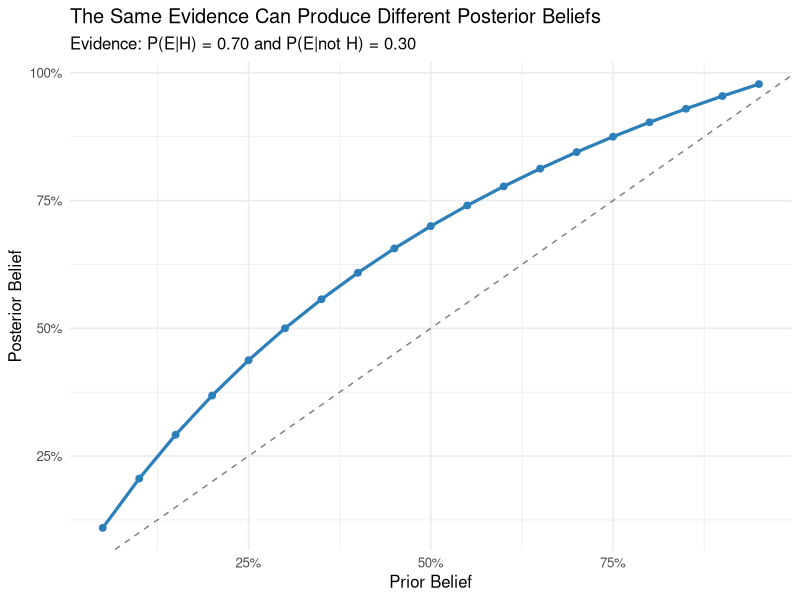
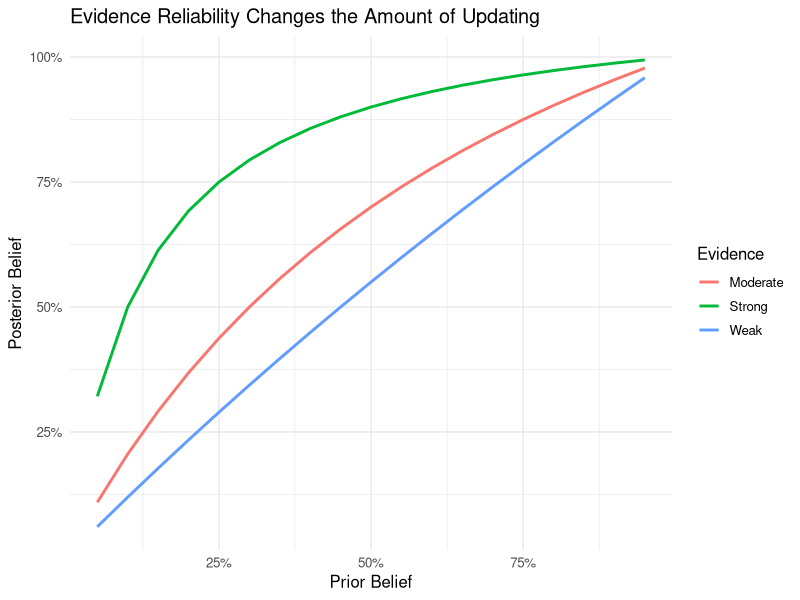
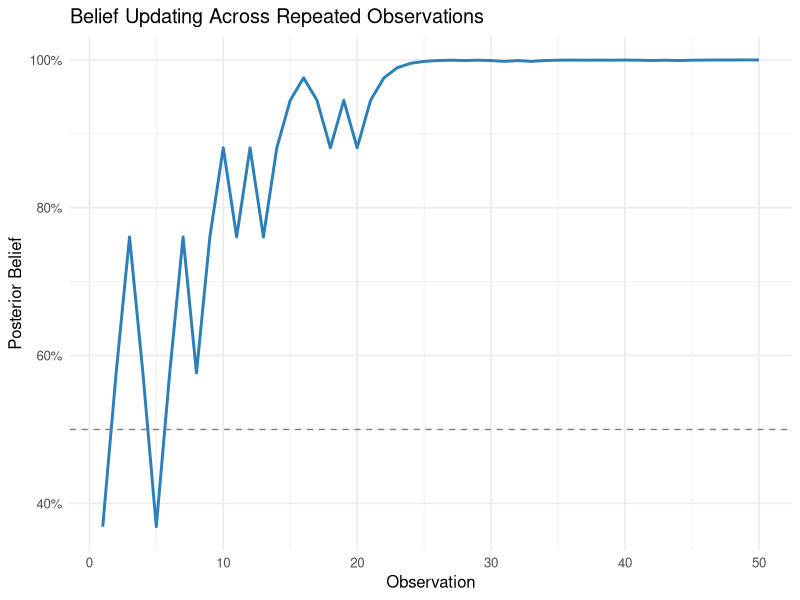
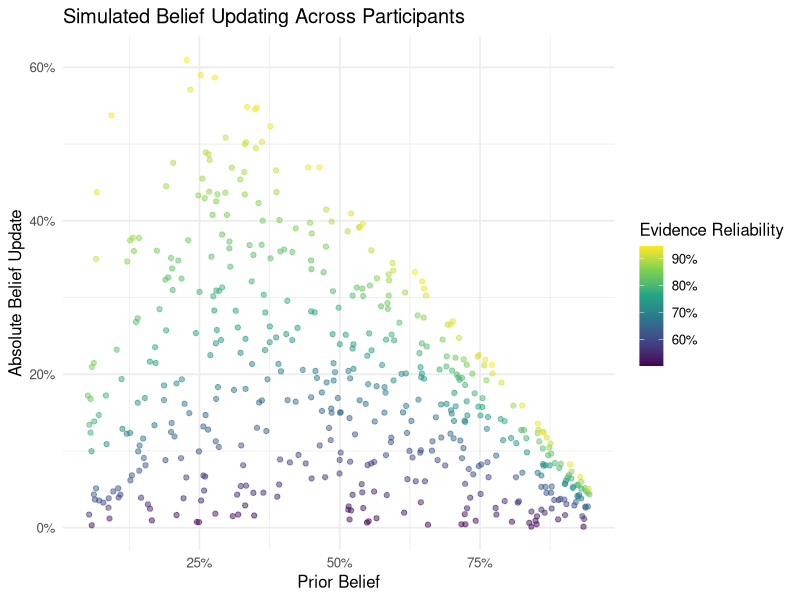
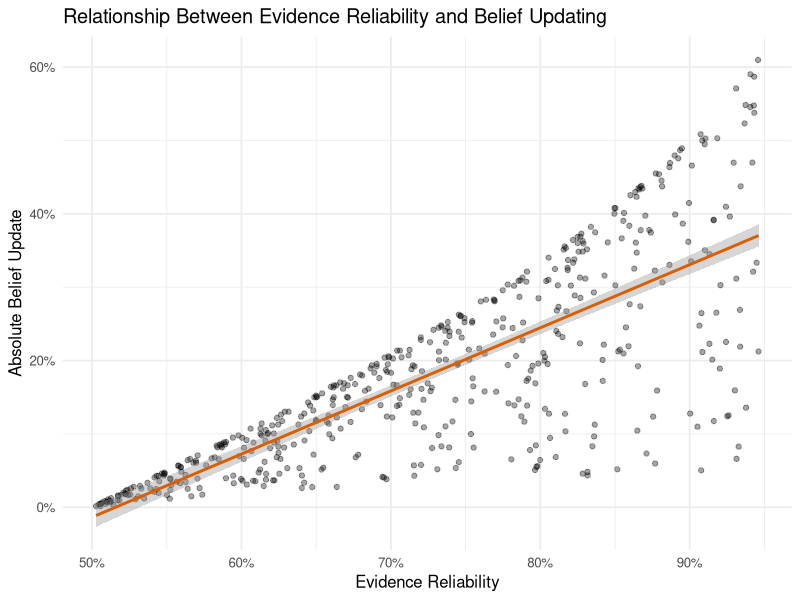
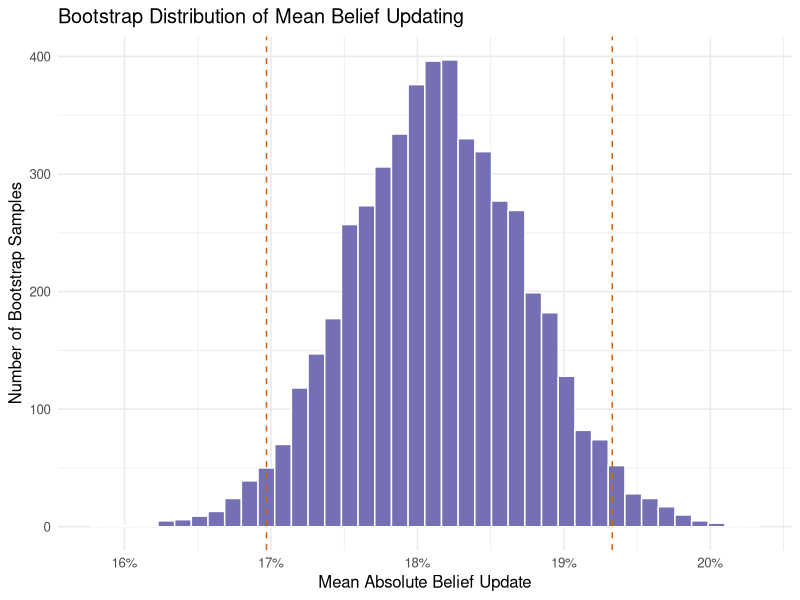

The R script that drew these images, in order:
## ---- chunk 1
#| label: setup
#| include: false

library(tidyverse)
library(scales)

set.seed(2200)

theme_set(
  theme_minimal(base_size = 12)
)
## ---- chunk 2
bayes_update <- function(prior, p_e_given_h, p_e_given_not_h) {
  
  posterior <- 
    (p_e_given_h * prior) /
    ((p_e_given_h * prior) +
       (p_e_given_not_h * (1 - prior)))
  
  return(posterior)
}

bayes_update(
  prior = 0.50,
  p_e_given_h = 0.70,
  p_e_given_not_h = 0.30
)
## ---- chunk 3
priors <- seq(0.05, 0.95, by = 0.05)

prior_results <- tibble(
  prior = priors,
  posterior = bayes_update(
    prior = priors,
    p_e_given_h = 0.70,
    p_e_given_not_h = 0.30
  )
)

prior_results
## ---- chunk 4
ggplot(prior_results, aes(x = prior, y = posterior)) +
  geom_line(linewidth = 1.1, color = "#2C7FB8") +
  geom_point(size = 2, color = "#2C7FB8") +
  geom_abline(
    slope = 1,
    intercept = 0,
    linetype = "dashed",
    color = "gray50"
  ) +
  scale_x_continuous(labels = scales::percent) +
  scale_y_continuous(labels = scales::percent) +
  labs(
    title = "The Same Evidence Can Produce Different Posterior Beliefs",
    subtitle = "Evidence: P(E|H) = 0.70 and P(E|not H) = 0.30",
    x = "Prior Belief",
    y = "Posterior Belief"
  )
## ---- chunk 5
evidence_conditions <- tribble(
  ~condition, ~p_e_given_h, ~p_e_given_not_h,
  "Weak",      0.55,          0.45,
  "Moderate",  0.70,          0.30,
  "Strong",    0.90,          0.10
)

evidence_results <- crossing(
  prior = priors,
  evidence_conditions
) %>%
  mutate(
    posterior = bayes_update(
      prior,
      p_e_given_h,
      p_e_given_not_h
    ),
    absolute_update = abs(posterior - prior)
  )

evidence_results
## ---- chunk 6
ggplot(
  evidence_results,
  aes(
    x = prior,
    y = posterior,
    color = condition
  )
) +
  geom_line(linewidth = 1) +
  scale_x_continuous(labels = scales::percent) +
  scale_y_continuous(labels = scales::percent) +
  labs(
    title = "Evidence Reliability Changes the Amount of Updating",
    x = "Prior Belief",
    y = "Posterior Belief",
    color = "Evidence"
  )
## ---- chunk 7
simulate_updates <- function(
    prior,
    p_e_given_h,
    p_e_given_not_h,
    n_observations = 50
) {
  
  observations <- rbinom(
    n_observations,
    size = 1,
    prob = p_e_given_h
  )
  
  posterior <- numeric(n_observations)
  
  current_prior <- prior
  
  for (i in seq_len(n_observations)) {
    
    if (observations[i] == 1) {
      
      current_prior <- bayes_update(
        current_prior,
        p_e_given_h,
        p_e_given_not_h
      )
      
    } else {
      
      current_prior <- bayes_update(
        current_prior,
        1 - p_e_given_h,
        1 - p_e_given_not_h
      )
    }
    
    posterior[i] <- current_prior
  }
  
  tibble(
    observation = seq_len(n_observations),
    evidence = observations,
    posterior = posterior
  )
}

simulation <- simulate_updates(
  prior = 0.20,
  p_e_given_h = 0.70,
  p_e_given_not_h = 0.30,
  n_observations = 50
)

head(simulation)
## ---- chunk 8
ggplot(
  simulation,
  aes(x = observation, y = posterior)
) +
  geom_line(
    linewidth = 1,
    color = "#2C7FB8"
  ) +
  geom_hline(
    yintercept = 0.5,
    linetype = "dashed",
    color = "gray50"
  ) +
  scale_y_continuous(labels = scales::percent) +
  labs(
    title = "Belief Updating Across Repeated Observations",
    x = "Observation",
    y = "Posterior Belief"
  )
## ---- chunk 9
set.seed(2200)

n_participants <- 500

participants <- tibble(
  participant = 1:n_participants,
  prior_strength = runif(
    n_participants,
    min = 0.05,
    max = 0.95
  ),
  evidence_reliability = runif(
    n_participants,
    min = 0.50,
    max = 0.95
  )
) %>%
  mutate(
    p_e_given_h = evidence_reliability,
    p_e_given_not_h = 1 - evidence_reliability,
    posterior = bayes_update(
      prior_strength,
      p_e_given_h,
      p_e_given_not_h
    ),
    belief_update = posterior - prior_strength,
    absolute_update = abs(belief_update)
  )

head(participants)
## ---- chunk 10
ggplot(
  participants,
  aes(
    x = prior_strength,
    y = absolute_update,
    color = evidence_reliability
  )
) +
  geom_point(alpha = 0.5) +
  scale_x_continuous(labels = scales::percent) +
  scale_y_continuous(labels = scales::percent) +
  scale_color_viridis_c(
    labels = scales::percent
  ) +
  labs(
    title = "Simulated Belief Updating Across Participants",
    x = "Prior Belief",
    y = "Absolute Belief Update",
    color = "Evidence Reliability"
  )
## ---- chunk 11
model <- lm(
  absolute_update ~ prior_strength + evidence_reliability,
  data = participants
)

summary(model)
## ---- chunk 12
broom::tidy(model)
## ---- chunk 13
ggplot(
  participants,
  aes(
    x = evidence_reliability,
    y = absolute_update
  )
) +
  geom_point(alpha = 0.35) +
  geom_smooth(
    method = "lm",
    se = TRUE,
    color = "#D95F02"
  ) +
  scale_x_continuous(labels = scales::percent) +
  scale_y_continuous(labels = scales::percent) +
  labs(
    title = "Relationship Between Evidence Reliability and Belief Updating",
    x = "Evidence Reliability",
    y = "Absolute Belief Update"
  )
## ---- chunk 14
set.seed(2200)

bootstrap_means <- map_dbl(
  seq_len(5000),
  function(i) {
    
    sample_data <- participants %>%
      slice_sample(
        n = nrow(participants),
        replace = TRUE
      )
    
    mean(sample_data$absolute_update)
  }
)

bootstrap_ci <- quantile(
  bootstrap_means,
  probs = c(0.025, 0.975)
)

bootstrap_ci
## ---- chunk 15
ggplot(
  tibble(mean_update = bootstrap_means),
  aes(x = mean_update)
) +
  geom_histogram(
    bins = 40,
    fill = "#7570B3",
    color = "white"
  ) +
  geom_vline(
    xintercept = bootstrap_ci,
    color = "#D95F02",
    linetype = "dashed"
  ) +
  scale_x_continuous(labels = scales::percent) +
  labs(
    title = "Bootstrap Distribution of Mean Belief Updating",
    x = "Mean Absolute Belief Update",
    y = "Number of Bootstrap Samples"
  )
